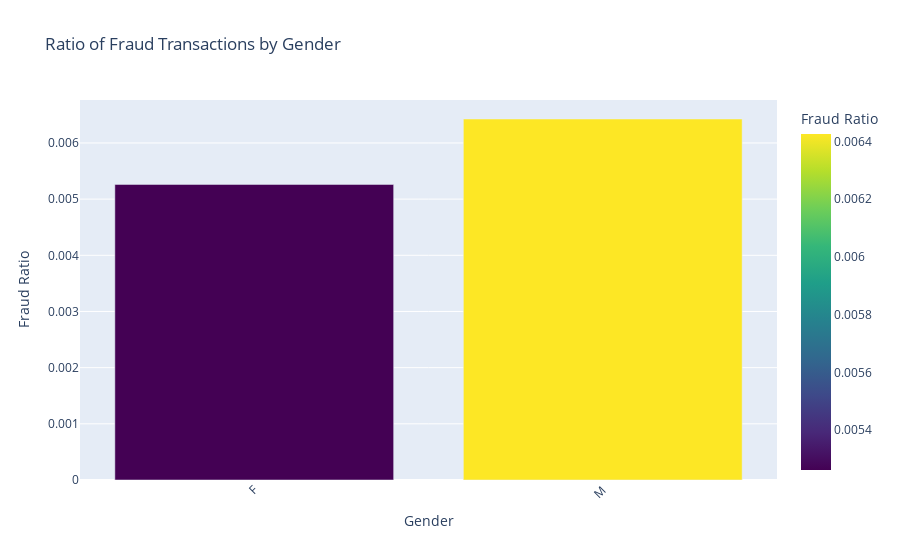

The cell this chart's notebook holds for it:
### Markdown cell above
### Fraud by Gender

### Code cell
# Calculate the fraud ratio by gender
fraud_ratio_by_gender = df.groupby("gender")["is_fraud"].mean().reset_index()
import plotly.express as px

# Plot the fraud ratio by gender using plotly
fig = px.bar(fraud_ratio_by_gender, x="gender", y="is_fraud", 
             title="Ratio of Fraud Transactions by Gender", 
             labels={"gender": "Gender", "is_fraud": "Fraud Ratio"},
             color="is_fraud", color_continuous_scale="viridis")

fig.update_layout(xaxis_tickangle=-45)
fig.show()

### Figure 1 — Plotly figure (JSON) as saved in the notebook; plotly's stock layout.template omitted (floating-point values rounded to 4 significant figures)
{"data": [{"alignmentgroup": "True", "hovertemplate": "Gender=%{x}<br>Fraud Ratio=%{marker.color}<extra></extra>", "legendgroup": "", "marker": {"color": [0.005262, 0.006426], "coloraxis": "coloraxis", "pattern": {"shape": ""}}, "name": "", "offsetgroup": "", "orientation": "v", "showlegend": false, "textposition": "auto", "type": "bar", "x": ["F", "M"], "xaxis": "x", "y": [0.005262, 0.006426], "yaxis": "y"}], "layout": {"barmode": "relative", "coloraxis": {"colorbar": {"title": {"text": "Fraud Ratio"}}, "colorscale": [[0, "#440154"], [0.1111, "#482878"], [0.2222, "#3e4989"], [0.3333, "#31688e"], [0.4444, "#26828e"], [0.5556, "#1f9e89"], [0.6667, "#35b779"], [0.7778, "#6ece58"], [0.8889, "#b5de2b"], [1, "#fde725"]]}, "legend": {"tracegroupgap": 0}, "title": {"text": "Ratio of Fraud Transactions by Gender"}, "xaxis": {"anchor": "y", "domain": [0, 1], "tickangle": -45, "title": {"text": "Gender"}}, "yaxis": {"anchor": "x", "domain": [0, 1], "title": {"text": "Fraud Ratio"}}}}
